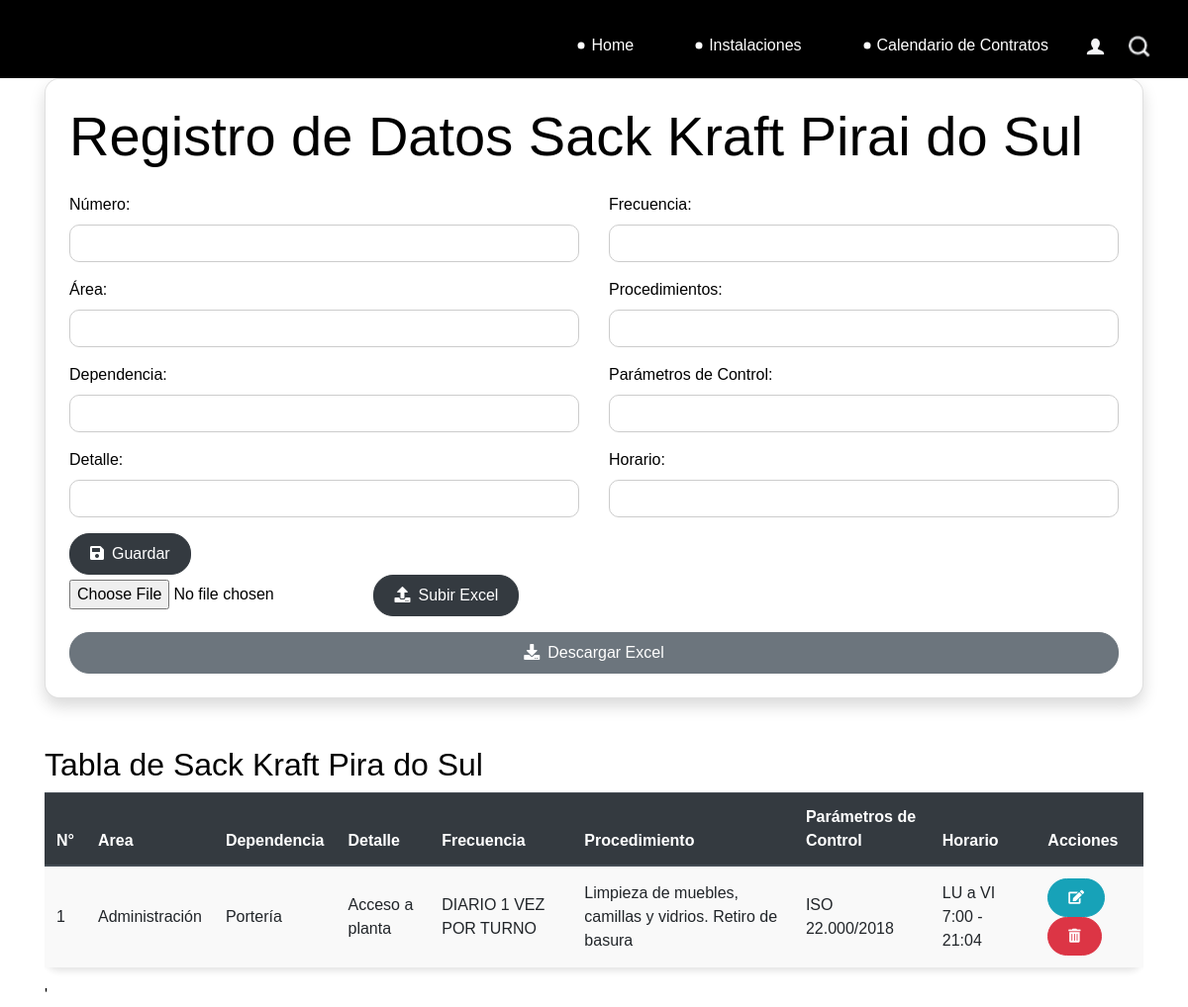
Page /piraidosul/ on the committed database.
### catalog/models.py (models this page shows)
class PiraidoSul(models.Model):
    numero = models.IntegerField()
    area = models.CharField(max_length=100, default='')
    dependencia = models.CharField(max_length=100)
    detalle = models.TextField()
    frecuencia = models.CharField(max_length=100)
    procedimientos = models.TextField()
    parametro_control = models.CharField(max_length=100)
    horario = models.CharField(max_length=100)
    def __str__(self):
        return f""
    class Meta:
        db_table = 'piraidosul'

### catalog/views.py (the view)
# urls.py: path('piraidosul/', views.piraidosul,name='piraidosul'),
def piraidosul(request):
    if request.method == 'POST':
        if 'archivo_excel' in request.FILES:
            form = PiraidoSulForm(request.POST, request.FILES)
            myfile = request.FILES['archivo_excel']
            df = pd.read_excel(myfile)
            conn = sqlite3.connect('db.sqlite3')
            for index, row in df.iterrows():
                data = PiraidoSul(
                    numero=row['Número'],
                    area=row['Área'],
                    dependencia=row['Dependencia'],
                    detalle=row['Detalle'],
                    frecuencia=row['Frecuencia'],
                    procedimientos=row['Procedimiento'],
                    parametro_control=row['Parámetros de Control'],
                    horario=row['Horario']
                )
                data.save()
            conn.close()
        if 'archivo_excel' in request.FILES:
            form = PiraidoSulForm(request.POST, request.FILES)
        else:
            form = PiraidoSulForm(request.POST)
            if form.is_valid():
                form.save()
                messages.success(request, 'Datos ingresados correctamente.')
                return redirect('piraidosul')
            else:
                messages.error(request, 'Error al ingresar los datos. Por favor, revise los datos ingresados.')
    else:
        form = PiraidoSulForm()
    piraidosul = PiraidoSul.objects.all()
    print(piraidosul)
    return render(request, 'Instalaciones/Biopackaging/Sack-Kraft/PiraidoSul.html', {'form': form, 'piraidosul': piraidosul})

### catalog/forms.py
class PiraidoSulForm(forms.ModelForm):
    class Meta:
        model = PiraidoSul
        fields = '__all__'

### Templates/Instalaciones/Biopackaging/Sack-Kraft/PiraidoSul.html (shortened to what this page needs)
{% extends 'base.html' %}
{% load static %}
{% block content %}
<div class="container">
    <div class="card p-4 shadow">
        <h1 class="display-4 mb-4">Registro de Datos Sack Kraft Pirai do Sul</h1>
        <form method="post">
            <div class="row">
                <div class="col-md-6">
                    <div class="form-group">
                        <label for="numero">Número:</label>
                        <input type="number" class="form-control" id="numero" name="numero" required>
                    </div>
                    <div class="form-group">
                        <label for="area">Área:</label>
                        <input type="text" class="form-control" id="area" name="area" required>
                    </div>
                    <div class="form-group">
                        <label for="dependencia">Dependencia:</label>
                        <input type="text" class="form-control" id="dependencia" name="dependencia" required>
                    </div>
                    <div class="form-group">
                        <label for="detalle">Detalle:</label>
                        <input type="text" class="form-control" id="detalle" name="detalle" required>
                    </div>
                </div>
                <div class="col-md-6">
                    <div class="form-group">
                        <label for="frecuencia">Frecuencia:</label>
                        <input type="text" class="form-control" id="frecuencia" name="frecuencia" required>
                    </div>
                    <div class="form-group">
                        <label for="procedimientos">Procedimientos:</label>
                        <input type="text" class="form-control" id="procedimientos" name="procedimientos" required>
                    </div>
                    <div class="form-group">
                        <label for="parametro_control">Parámetros de Control:</label>
                        <input type="text" class="form-control" id="parametro_control" name="parametro_control" required>
                    </div>
                    <div class="form-group">
                        <label for="horario">Horario:</label>
                        <input type="text" class="form-control" id="horario" name="horario" required>
                    </div>
                </div>
            </div>
            <button type="submit" class="btn btn-dark"><i class="fa fa-save mr-2"></i>Guardar</button>
        </form>
        <form method="post" enctype="multipart/form-data">
            <input type="file" name="archivo_excel" accept=".xls,.xlsx">
            <button type="submit" class="btn btn-dark"><i class="fa fa-upload mr-2"></i>Subir Excel</button>
        </form>
        <a href="{% url 'descargar_excel_piraidosul' %}" class="btn btn-secondary mt-3"><i class="fa fa-download mr-2"></i>Descargar Excel</a>
    </div>
</div>
<div class="container mt-5">
    <h2>Tabla de Sack Kraft Pira do Sul</h2>
    <div class="table-responsive">
        <table class="table table-striped table-hover">
            <thead class="thead-dark">
                <tr>
                    <th scope="col">N°</th>
                    <th scope="col">Area</th>
                    <th scope="col">Dependencia</th>
                    <th scope="col">Detalle</th>
                    <th scope="col">Frecuencia</th>
                    <th scope="col">Procedimiento</th>
                    <th scope="col">Parámetros de Control</th>
                    <th scope="col">Horario</th>
                    <th scope="col">Acciones</th>
                </tr>
            </thead>
        <tbody>
            {% for dato in piraidosul %}
            <tr>
                <td>{{ dato.numero }}</td>
                <td>{{ dato.area}}</td>
                <td>{{ dato.dependencia }}</td>
                <td>{{ dato.detalle }}</td>
                <td>{{ dato.frecuencia }}</td>
                <td>{{ dato.procedimientos }}</td>
                <td>{{ dato.parametro_control }}</td>
                <td>{{ dato.horario }}</td>
                <td>
                    <a href="{% url 'modificar_piraidosul' dato.id %}" class="btn btn-info btn-sm"><i class="fas fa-edit"></i></a>
                    <form method="post" action="{% url 'eliminar_piraidosul' dato.id %}" style="display: inline;">
                        <button type="submit" class="btn btn-danger btn-sm" onclick="return confirm('¿Estás seguro de que deseas eliminar este dato?')"><i class="fas fa-trash-alt"></i></button>
                    </form>
                </td>
            </tr>
            {% endfor %}
        </tbody>
    </table>
</div>
<link rel="stylesheet" href="https://maxcdn.bootstrapcdn.com/bootstrap/4.5.2/css/bootstrap.min.css">
<link rel="stylesheet" href="https://cdnjs.cloudflare.com/ajax/libs/font-awesome/5.15.4/css/all.min.css">
<link rel="stylesheet" href="{% static 'stylecmpc.css' %}">
<link rel="stylesheet" href="{% static 'css/style.css' %}">'
{% endblock %}

### static/css/stylecmpc.css (style rules this page uses)
.card { border-radius: 15px; }
.form-control { border-radius: 10px; border-color: #ccc; }
.btn { border-radius: 20px; padding: 8px 20px; }
.btn-secondary { background-color: #6c757d; border-color: #6c757d; }
.table { border-radius: 15px; box-shadow: 0 4px 6px rgba(0, 0, 0, 0.1); }
.table th, .table td { vertical-align: middle; }
.table th { background-color: #336699; color: #fff; }
.table-striped tbody tr:nth-of-type(odd) { background-color: #f9f9f9; }

### static/css/style.css (style rules this page uses)
body { font-family: "Poppins", sans-serif; color: #000000; background-color: #ffffff; }
a, a:hover, a:focus { text-decoration: none; }
.btn, .btn:focus { outline: none !important; -webkit-box-shadow: none; box-shadow: none; }

### rows in the picture
PiraidoSul: numero "1", area "Administración", dependencia "Portería", detalle "Acceso a planta", frecuencia "DIARIO 1 VEZ POR TURNO", procedimientos "Limpieza de muebles, camillas y vidrios. Retiro de basura", parametro_control "ISO 22.000/2018", horario "LU a VI 7:00 - 21:04"
